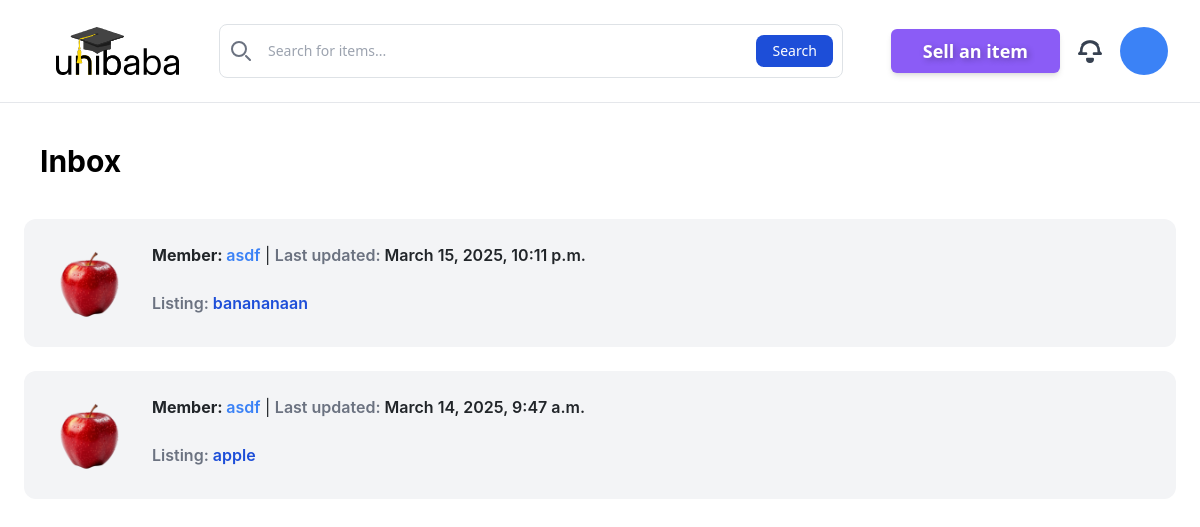
Page /inbox/ (signed in) on the earlier database version.
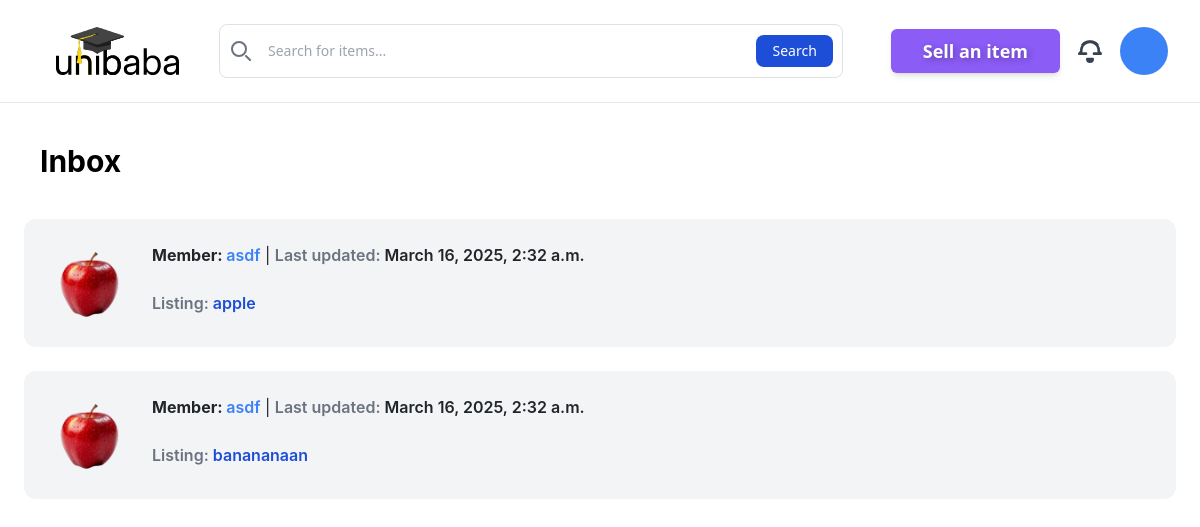
Same page on the later database version.
### conversation/models.py (models this page shows)
class Conversation(models.Model):
    item=models.ForeignKey(Item, related_name='conversations',on_delete=models.CASCADE)
    members=models.ManyToManyField(User, related_name='conversations')
    created_at = models.DateTimeField(auto_now_add=True)
    modified_at=models.DateTimeField(auto_now=True)
    class Meta:
        ordering=('-modified_at',)

### item/models.py (models this page shows, shortened)
class Item(models.Model):
    category=models.ForeignKey(Category, related_name='items', on_delete=models.CASCADE)
    name=models.CharField(max_length=255)
    description=models.TextField(blank=False,null=False)
    price=models.FloatField()
    image=models.ImageField(upload_to='item_images',blank=False,null=False)
    is_sold=models.BooleanField(default=False)
    created_by=models.ForeignKey(User, related_name='items', on_delete=models.CASCADE)
    created_at=models.DateTimeField(auto_now_add=True)

### conversation/views.py (the view)
# urls.py: path('',views.inbox, name='inbox'),
@login_required
def inbox(request):
    conversations=Conversation.objects.filter(members__in=[request.user.id])
    return render(request, 'conversation/inbox.html',{
        'conversations':conversations
    })

### conversation/templates/conversation/inbox.html (shortened to what this page needs)
{% extends 'base/templatepage.html' %}
{% block content %}
<h1 class="text-3xl font-bold mb-4 text-black p-3">Inbox</h1>
<div class="space-y-6">
    {% for conversation in conversations %}
        <a href="{% url 'conversation:detail' conversation.id %}">
            <div class="p-6 flex bg-gray-100 rounded-xl hover:bg-gray-200 ">
                <div class="pr-6">
                    <img src="{{ conversation.item.image.url }}" class="w-20 rounded-xl">
                </div>
                <div>
                    {% for member in conversation.members.all %}
                        {% if member != request.user %}
                            <p class="mb-4">
                                <strong>Member: </strong>
                                <a href="{% url 'item:getuserinfo' conversation.item.id%}"class="font-semibold text-blue-500">{{ member.username }}</a> |
                                <span class="font-semibold text-gray-500">Last updated: </span>
                                <span class="font-semibold text-black-600">{{ conversation.modified_at }}</span>
                            </p>
                            <span class="font-semibold text-gray-500">Listing: </span>
                            <span class="font-semibold text-blue-700">{{ conversation.item.name }}</span>
                        {% endif %}
                    {% endfor %}
                </div>
            </div>
        </a>
    {% endfor %}
</div>
{% endblock %}

### base/templates/base/templatepage.html (shortened to what this page needs)
{% load static %}
<!doctype html>
<html>
    <head>
        <link rel="stylesheet" href="https://unpkg.com/leaflet@1.9.4/dist/leaflet.css" />
        <link rel="stylesheet" href="https://cdn.jsdelivr.net/npm/bootstrap@4.0.0/dist/css/bootstrap.min.css">
        <script src="https://cdn.tailwindcss.com"></script>
        <link rel="stylesheet" href="https://cdnjs.cloudflare.com/ajax/libs/font-awesome/4.7.0/css/font-awesome.min.css">
        <link rel="stylesheet" href="{% static 'style.css' %}">
    </head>
    <body>
        <nav class="font-sans py-6 px-8 flex justify-between items-center border-b border-gray-200">
            <div class="flex items-center space-x-4 w-full">
                <a href="/">
                    <img src="{% static 'unibaba.svg' %}" alt="unibaba" class="h-12 w-full min-w-[171px] px-6"/>
                  </a>
                <div class="flex justify-center w-full pr-5">
                    <form class="max-w-2xl w-full" method="get" action="javascript:void(0);" onsubmit="event.preventDefault(); filterItems();">
                        <div class="relative">
                            <div class="absolute left-3 top-1/2 transform -translate-y-1/2 pointer-events-none">
                            </div>
                            <input type="search" id="default-search" name="q"
                                class="pl-5 outline-gray-500/50 block w-full p-3 ps-12 text-sm text-gray-900 border border-gray-300 rounded-lg bg-white-50 focus:ring-black-500 focus:border-black-500 dark:bg-white-700 dark:border-gray-600 dark:placeholder-gray-400 dark:text-black dark:focus:ring-gray-500 dark:focus:border-gray-500"
                                placeholder="Search for items..." />
                            <button type="submit"
                                class="text-white absolute right-2.5 top-1/2 transform -translate-y-1/2 bg-blue-700 hover:bg-blue-800 focus:ring-4 focus:outline-none focus:ring-blue-300 font-medium rounded-lg text-sm px-3 py-1.5 dark:bg-blue-600 dark:hover:bg-blue-700 dark:focus:ring-blue-800">
                                Search
                            </button>
                        </div>
                    </form>
                </div>
            </div>
            <div class="flex items-center space-x-3.5">
                {% if request.user.is_authenticated %}
                    <a href="{% url 'item:new' %}" class="px-8 py-2 whitespace-nowrap text-lg font-semibold text-white shadow-md rounded-md bg-violet-500 hover:bg-violet-700 transition-colors duration-300 ease-in-out focus-visible:outline-3 focus-visible:outline-offset-4 focus-visible:outline-emerald-500" style="text-shadow: 2px 2px 6px rgba(0, 0, 0, 0.3)">Sell an item</a>
                    <a href="{% url 'conversation:inbox' %}" class="relative block text-gray-700 hover:text-indigo-300 transition-all duration-200 w-8 h-8">
                        <svg class="w-full ml-1 h-full absolute top-[-4px] left-[-4px]" fill="none" stroke="currentColor" viewBox="0 0 24 24">
                            <path stroke-linecap="round" stroke-linejoin="round" stroke-width="2" d="M15 17h5l-1.4-1.4a7 7 0 00-12.2-5.2M9 17H4l1.4-1.4a7 7 0 0112.2-5.2M12 23a2 2 0 002-2H10a2 2 0 002 2z"/>
                        </svg>
                    </a>
                    <div class="relative">
                        <div class="w-12 h-12 bg-blue-500 rounded-full cursor-pointer" id="profilePic">
                        </div>
                      </div>
                    </div>
                {% endif %}
        </nav>
        <div class="px-6 py-6">
            {% block content %}
            {% endblock %}
        </div>
    </body>
</html>

Differences in the rows shown:
changed Conversation "apple": modified_at "March 14, 2025, 9:47 a.m." → "March 16, 2025, 2:32 a.m."; moves up the list
changed Conversation "banananaan": modified_at "March 15, 2025, 10:11 p.m." → "March 16, 2025, 2:32 a.m."
